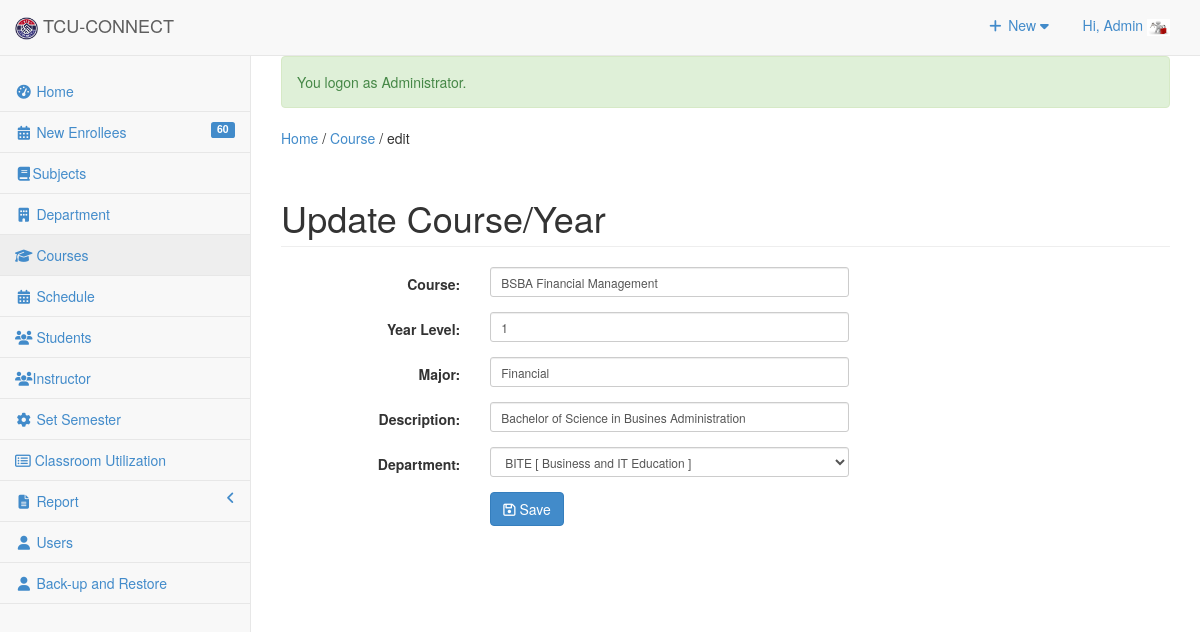
Screenshot of /admin/course/index.php?view=edit&id=21 (signed in) with the database file from the repository.
### tables this page shows
CREATE TABLE `useraccounts` (
  `ACCOUNT_ID` int(11) NOT NULL,
  `ACCOUNT_NAME` varchar(255) NOT NULL,
  `ACCOUNT_USERNAME` varchar(255) NOT NULL,
  `ACCOUNT_PASSWORD` text NOT NULL,
  `ACCOUNT_TYPE` varchar(30) NOT NULL,
  `EMPID` int(11) NOT NULL,
  `USERIMAGE` varchar(255) NOT NULL
);

CREATE TABLE `course` (
  `COURSE_ID` int(11) NOT NULL,
  `COURSE_NAME` varchar(30) NOT NULL,
  `COURSE_LEVEL` varchar(50) NOT NULL DEFAULT '1',
  `COURSE_MAJOR` varchar(30) NOT NULL DEFAULT 'None',
  `COURSE_DESC` varchar(255) NOT NULL,
  `DEPT_ID` int(11) NOT NULL,
  `SETSEMESTER` varchar(90) NOT NULL
);

### admin/course/index.php (called while the page is built, shortened)
<?php
require_once("../../include/initialize.php");
$view = (isset($_GET['view']) && $_GET['view'] != '') ? $_GET['view'] : '';
 $title="Course";
 $header=$view;
require_once ("../theme/templates.php");
?>

### include/database.php (called while the page is built, shortened)
<?php
class Database {
	var $sql_string = '';
	public $conn;
	public function open_connection() {
		$this->conn = mysqli_connect(server,user,pass);
		if(!$this->conn){
			echo "Problem in database connection! Contact administrator!";
			exit();
		}else{
			$db_select = mysqli_select_db($this->conn,database_name);
		}
	}
	function setQuery($sql='') {
		$this->sql_string=$sql;
	}
	function executeQuery() {
		$result = mysqli_query($this->conn,$this->sql_string);
		return $result;
	}
	private function confirm_query($result) {
		return $result;
	}
	function loadResultList( $key='' ) {
		$cur = $this->executeQuery();
		$array = array();
		while ($row = mysqli_fetch_object($cur)) {
			if ($key) {
				$array[$row->$key] = $row;
			} else {
				$array[] = $row;
			}
		}
		return $array;
	}
	function loadSingleResult() {
		$cur = $this->executeQuery();
		while ($row = mysqli_fetch_object($cur)) {
		return $data = $row;
		}
	}
}
$mydb = new Database();
?>

### include/accounts.php (called while the page is built, shortened)
<?php
require_once(LIB_PATH.DS.'database.php');
class User {
	protected static  $tblname = "useraccounts";
	function single_user($id=""){
			global $mydb;
			$mydb->setQuery("SELECT * FROM ".self::$tblname."
				Where ACCOUNT_ID= '{$id}' LIMIT 1");
			$cur = $mydb->loadSingleResult();
			return $cur;
	}
}
?>

### include/courses.php (called while the page is built, shortened)
<?php
require_once(LIB_PATH.DS.'database.php');
class Course {
	protected static  $tblname = "course";
	function single_course($id=""){
			global $mydb;
			$mydb->setQuery("SELECT * FROM ".self::$tblname."
				Where COURSE_ID= '{$id}' LIMIT 1");
			$cur = $mydb->loadSingleResult();
			return $cur;
	}
}
?>

### admin/course/edit.php (the view, shortened to what this page needs)
<?php
  @$COURSE_ID = $_GET['id'];
  $course = New Course();
  $singlecourse = $course->single_course($COURSE_ID);
?>
 <form class="form-horizontal span6" action="controller.php?action=edit" method="POST">
           <div class="row">
         <div class="col-lg-12">
            <h1 class="page-header">Update Course/Year</h1>
          </div>
       </div>
                    <div class="form-group">
                    <div class="col-md-8">
                      <label class="col-md-4 control-label" for=
                      "COURSE_NAME">Course:</label>
                      <div class="col-md-8">
                         <input class="form-control input-sm" id="COURSE_NAME" name="COURSE_NAME" placeholder=
                            "Course" type="text" value="<?php echo $singlecourse->COURSE_NAME; ?>">
                      </div>
                    </div>
                  </div>
                  <div class="form-group">
                    <div class="col-md-8">
                      <label class="col-md-4 control-label" for=
                      "COURSE_LEVEL">Year Level:</label>
                      <div class="col-md-8">
                         <input class="form-control input-sm" id="COURSE_LEVEL" name="COURSE_LEVEL" placeholder=
                            "Course Level" type="text" value="<?php echo $singlecourse->COURSE_LEVEL; ?>">
                      </div>
                    </div>
                  </div>
                  <div class="form-group">
                    <div class="col-md-8">
                      <label class="col-md-4 control-label" for=
                      "COURSE_MAJOR">Major:</label>
                      <div class="col-md-8">
                         <input class="form-control input-sm" id="COURSE_MAJOR" name="COURSE_MAJOR" placeholder=
                            "Major" type="text" value="<?php echo $singlecourse->COURSE_MAJOR; ?>" required>
                      </div>
                    </div>
                  </div>
                  <div class="form-group">
                    <div class="col-md-8">
                      <label class="col-md-4 control-label" for=
                      "COURSE_DESC">Description:</label>
                      <div class="col-md-8">
                         <input class="form-control input-sm" id="COURSE_DESC" name="COURSE_DESC" placeholder=
                            "Course Description" type="text" value="<?php echo $singlecourse->COURSE_DESC; ?>" required>
                      </div>
                    </div>
                  </div>
                 <div class="form-group">
                    <div class="col-md-8">
                      <label class="col-md-4 control-label" for=
                      "DEPT_ID">Department:</label>
                      <div class="col-md-8">
                       <select class="form-control input-sm" name="DEPT_ID" id="DEPT_ID">
                          <?php
                            $mydb->setQuery("SELECT * FROM `department` WHERE DEPT_ID=". $singlecourse->DEPT_ID);
                            $cur = $mydb->loadResultList();
                            foreach ($cur as $result) {
                              echo '<option value='.$result->DEPT_ID.' >'.$result->DEPARTMENT_NAME.' [ '.$result->DEPARTMENT_DESC .' ]</option>';
                            }
                          ?>
                        </select>
                      </div>
                    </div>
                  </div>
             <div class="form-group">
                    <div class="col-md-8">
                      <label class="col-md-4 control-label" for=
                      "idno"></label>
                      <div class="col-md-8">
                         <button class="btn btn-primary " name="save" type="submit" ><span class="fa fa-save fw-fa"></span> Save</button>
                        </div>
                    </div>
                  </div>
             <div class="form-group">
                <div class="rows">
                  <div class="col-md-6">
                    <label class="col-md-6 control-label" for=
                    "otherperson"></label>
                    <div class="col-md-6">
                    </div>
                  </div>
                  <div class="col-md-6" align="right">
                   </div>
              </div>
              </div>
        </form>
        </div>

### admin/theme/templates.php (shortened to what this page needs)
<!DOCTYPE html>
<html lang="en">
<head>
<link href="<?php echo web_root; ?>admin/css/bootstrap.min.css" rel="stylesheet">
<link href="<?php echo web_root; ?>admin/css/metisMenu.min.css" rel="stylesheet">
<link href="<?php echo web_root; ?>admin/css/timeline.css" rel="stylesheet">
<link href="<?php echo web_root; ?>admin/css/sb-admin-2.css" rel="stylesheet">
<link href="<?php echo web_root; ?>admin/css/morris.css" rel="stylesheet">
<link href="<?php echo web_root; ?>admin/font/css/font-awesome.min.css" rel="stylesheet" type="text/css">
<link href="<?php echo web_root; ?>admin/font/font-awesome.min.css" rel="stylesheet" type="text/css">
<link href="<?php echo web_root; ?>admin/css/dataTables.bootstrap.css" rel="stylesheet">
<link href="<?php echo web_root; ?>css/bootstrap-datetimepicker.min.css" rel="stylesheet" media="screen">
<link href="<?php echo web_root; ?>css/datepicker.css" rel="stylesheet" media="screen">
<link href="<?php echo web_root; ?>admin/css/costum.css" rel="stylesheet">
<link href="<?php echo web_root; ?>css/ekko-lightbox.css" rel="stylesheet">
</head>
<?php
  $sql = "SELECT count(*) as 'enrollees' FROM tblstudent WHERE NewEnrollees=1";
  $mydb->setQuery($sql);
  $enrollees = $mydb->loadSingleResult();
  ?>
<body >
   <div id="wrapper">
        <nav class="navbar navbar-default navbar-static-top  " role="navigation" style="margin-bottom: 0">
            <div class="navbar-header">
                <a class="navbar-brand"  href="<?php echo web_root; ?>admin/index.php" >
                <img src="<?php echo web_root; ?>img/logo.png" height="23">
                TCU-CONNECT</a>
            </div>
            <ul class="nav navbar-top-links navbar-right">
                 <li class="dropdown">
                    <a class="dropdown-toggle" data-toggle="dropdown" href="#">
                        <i class="fa fa-plus fa-fw"></i> New  <i class="fa fa-caret-down"></i>
                    </a>
                </li>
<?php
 $user = New User();
$singleuser = $user->single_user($_SESSION['ACCOUNT_ID']);
?>
                <li class="dropdown">
                    <a class="dropdown-toggle" data-toggle="dropdown" href="#">
                        Hi, <?php echo $_SESSION['ACCOUNT_NAME']; ?> <img title="profile image" width="23px" height="17px" src="<?php echo web_root.'admin/user/'.$singleuser ->USERIMAGE ?>">
                    </a>
                </li>
            </ul>
            <br/>
            <div class="navbar-default sidebar" role="navigation">
                <div class="sidebar-nav navbar-collapse">
                    <ul class="nav" id="side-menu">
                        <li>
                            <a href="<?php echo web_root; ?>admin/index.php"><i class="fa fa-dashboard fa-fw"></i> Home</a>
                        </li>
                         <li>
                             <a href="<?php echo web_root; ?>admin/enrollees/index.php" ><i class="fa fa-calendar fa-fw"></i>  New Enrollees
                             <label class="label pull-right label-primary"><?php echo isset($enrollees->enrollees) ? $enrollees->enrollees : 0; ?></label> </a>
                        </li>
                        <li>
                             <a href="<?php echo web_root; ?>admin/subject/index.php"><i class="fa fa-book fa-fw"></i>Subjects </a>
                        </li>
                        <li>
                             <a href="<?php echo web_root; ?>admin/department/index.php" ><i class="fa  fa-building fa-fw"></i>  Department</a>
                  </li>
                         <li>
                             <a href="<?php echo web_root; ?>admin/course/index.php" ><i class="fa  fa-graduation-cap fa-fw"></i>  Courses </a>
                        </li>
                        <li>
                             <a href="<?php echo web_root; ?>admin/schedule/index.php" ><i class="fa fa-calendar fa-fw"></i>  Schedule </a>
                        </li>
                        <li>
                             <a href="<?php echo web_root; ?>admin/student/index.php" ><i class="fa fa-group fa-fw"></i>  Students </a>
                        </li>
                        <li>
                             <a href="<?php echo web_root; ?>admin/instructor/index.php" ><i class="fa fa-group fa-fw"></i>Instructor </a>
                        </li>
                        <li>
                             <a href="<?php echo web_root; ?>admin/maintenance/index.php" ><i class="fa fa-gear fa-fw"></i>  Set Semester </a>
                        </li>
                           <li>
                                    <a href="<?php echo web_root; ?>admin/classroom/index.php?view=list">
                                    <i class="fa fa-list-alt" ></i>   Classroom Utilization</a>
                           </li>
                           <li>
                            <a href="#"><i class="fa  fa-file-text fa-fw"></i> Report <span class="fa arrow"></span></a>
                        </li>
                        <?php if ($_SESSION['ACCOUNT_TYPE']=='Administrator') {
                        ?>
                          <li>
                            <a href="<?php echo web_root; ?>admin/user/index.php" ><i class="fa fa-user fa-fw"></i> Users </a>
                        </li>
                        <li>
                            <a href="<?php echo web_root; ?>admin/back-up/index.php" ><i class="fa fa-user fa-fw"></i> Back-up and Restore </a>
                        </li>
                 <?php }  ?>
                    </ul>
                </div>
            </div>
        </nav>
  <div id="page-wrapper">
            <div class="row" >
                <div class="col-lg-12">
                    <p>
                    <?php
                    if ($title<>'Home'){
                       echo   ' <a href="'. web_root.'admin/index.php" title="Home" >Home</a>  /
                        <a href="index.php" title="'. $title.'" >'. $title.'</a>
                        '.(isset($header) ? ' / '. $header : '') .'</p>'  ;
                    } ?>
                  <?php require_once $content; ?>
                </div>
            </div>
        </div>
</body>
</html>

### admin/css/sb-admin-2.css (style rules this page uses)
body { background-color: #f8f8f8; }
#wrapper { width: 100%; }
#page-wrapper { padding: 0 15px; min-height: 568px; background-color: #fff; }
@media (min-width:768px) { #page-wrapper { position: inherit; margin: 0 0 0 250px; padding: 0 30px; border-left: 1px solid #e7e7e7; } }
.navbar-top-links { margin-right: 0; }
.navbar-top-links li { display: inline-block; }
.navbar-top-links li:last-child { margin-right: 15px; }
.navbar-top-links li a { padding: 15px; min-height: 50px; }
.sidebar .sidebar-nav.navbar-collapse { padding-right: 0; padding-left: 0; }
.sidebar ul li { border-bottom: 1px solid #e7e7e7; }
.sidebar ul li a.active { background-color: #eee; }
.sidebar .arrow { float: right; }
.sidebar .fa.arrow:before { content: "\f104"; }
@media (min-width:768px) { .sidebar { z-index: 1; position: absolute; width: 250px; margin-top: 51px; } }

### rows the page displays
useraccounts: USERIMAGE (picture)
course: COURSE_NAME "BSBA Financial Management", COURSE_LEVEL "1", COURSE_MAJOR "Financial", COURSE_DESC "Bachelor of Science in Busines Administration"

### other values shown
$_SESSION['ACCOUNT_NAME'] "Admin"
$enrollees->enrollees "60"
$_SESSION['message'] "You logon as Administrator."
$title "Course"
$header "edit"
form field DEPT_ID "BITE [ Business and IT Education ]"
